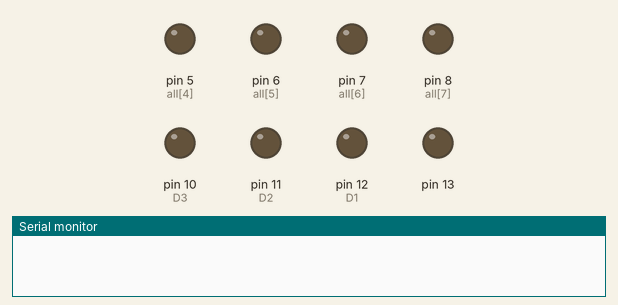
Recording of a sketch running on a simulated Arduino Uno, built with avr-gcc and run on an emulated ATmega328P. Shown: output pins drawn as LEDs (lit = HIGH), the last lines printed to the serial monitor. Random numbers use the default seed unless the sketch sets one; pins used as bus, display or sensor lines are not drawn.

Above: at 0.1 s.
At 13.59 s:
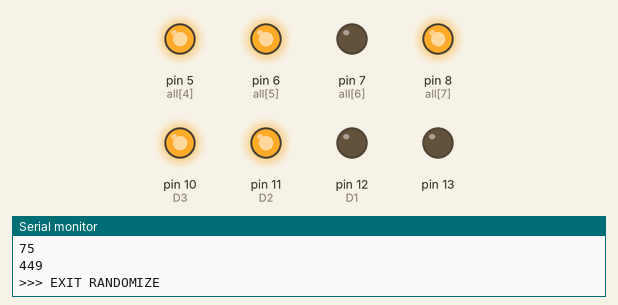
At 14.42 s:
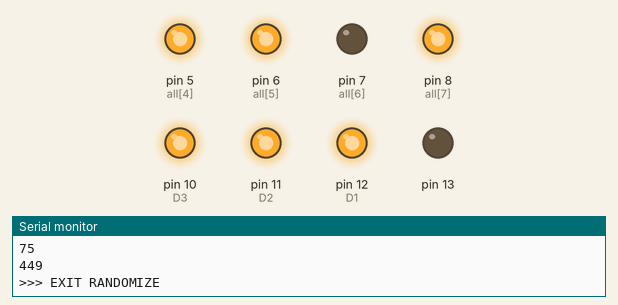
At 15.98 s:
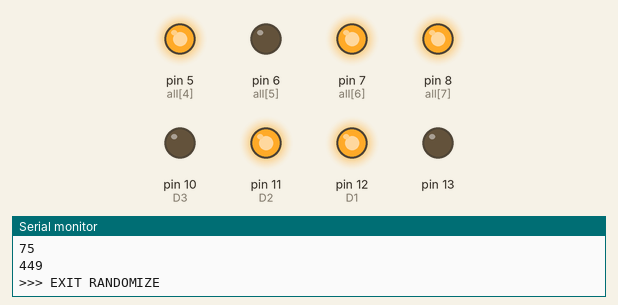
At 29.2 s:
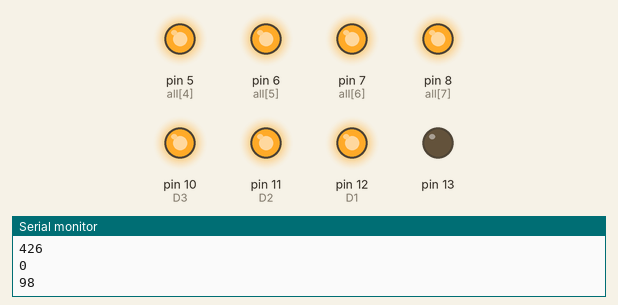
At 39.93 s:
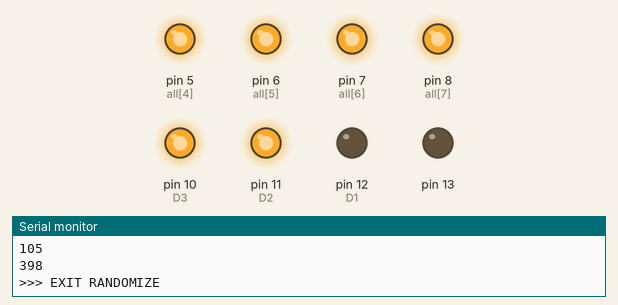
Timing chart, 0 to 40.0 s (numbered marks = the images above):
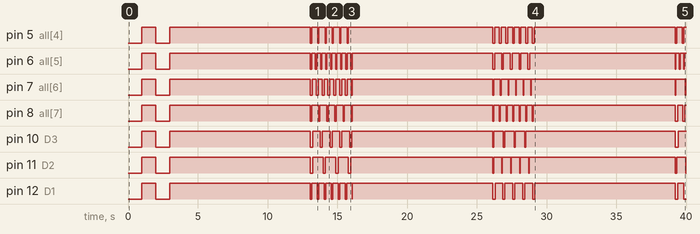

The sketch:

christmas_2020.ino
```cpp
/*
 * Christmas_2020 Arduino-controlled light show by Michael Schwartz.
 * The light show almost guaranteed to cause an aneurysm. I give
 * you permission to use it for purposes other than Christmas light
 * shows. Use at your own risk. Don't fry your relays!
 */

/* Duration of lights on (the "show"!) */
unsigned long showDuration = 3000;

/* Duration of Intermission between shows. */
unsigned long intermissionDuration = 10000;

/* Various light types to be aware of. */
enum light {flood, strand};

const unsigned long ONE_SEC = 1000;

// Elegoo 8 channel Relay module (relay to uno digital pins 12 to 5)
const int D1 = 12; // flood
const int D2 = 11; // flood
const int D3 = 10; // flood
const int D4 = 9;
const int D5 = 8;
const int D6 = 7;
const int D7 = 6;
const int D8 = 5;

// Used by the commonCascade. Might deprecate.
const int all[] = {D1, D2, D3, D4, D5, D6, D7, D8};
#define NUM_ALL (sizeof(all)/sizeof(char *))

struct event
{
  enum light type;
  int pin;
  unsigned long onDuration;
  unsigned long offDuration;
  unsigned long prevTime;
  int currState;
} dp[8];

#define NUM_EVENT_STRUCTS (sizeof(dp)/sizeof(dp[0]))

/* Possible light state of UNSET (in addition to HIGH, LOW) */
const int UNSET = -1;

void setup()
{
  Serial.begin(9600);

  dp[0].type = flood;
  dp[0].pin = D1;
  dp[0].onDuration = ONE_SEC;
  dp[0].offDuration = ONE_SEC;
  dp[0].prevTime = 0;
  dp[0].currState = UNSET;

  dp[1].type = flood;
  dp[1].pin = D2;
  dp[1].onDuration = ONE_SEC; //250;
  dp[1].offDuration = ONE_SEC; // 1000;
  dp[1].prevTime = 0;
  dp[1].currState = UNSET;

  dp[2].type = flood;
  dp[2].pin = D3;
  dp[2].onDuration = ONE_SEC; //400;
  dp[2].offDuration = ONE_SEC; //1500;
  dp[2].prevTime = 0;
  dp[2].currState = UNSET;

  dp[3].type = strand;
  dp[3].pin = D4;
  dp[3].onDuration = ONE_SEC; //400;
  dp[3].offDuration = ONE_SEC; //875;
  dp[3].prevTime = 0;
  dp[3].currState = UNSET;

  dp[4].type = strand;
  dp[4].pin = D5;
  dp[4].onDuration = ONE_SEC; //50;
  dp[4].offDuration = ONE_SEC; //1500;
  dp[4].prevTime = 0;
  dp[4].currState = UNSET;

  dp[5].type = strand;
  dp[5].pin = D6;
  dp[5].onDuration = ONE_SEC; //300;
  dp[5].offDuration = ONE_SEC; //1200;
  dp[5].prevTime = 0;
  dp[5].currState = UNSET;

  dp[6].type = strand;
  dp[6].pin = D7;
  dp[6].onDuration = ONE_SEC; //225;
  dp[6].offDuration = ONE_SEC; //700;
  dp[6].prevTime = 0;
  dp[6].currState = UNSET;

  dp[7].type = strand;
  dp[7].pin = D8;
  dp[7].onDuration = ONE_SEC; //125;
  dp[7].offDuration = ONE_SEC; //400;
  dp[7].prevTime = 0;
  dp[7].currState = UNSET;

  for (int i = 0; i < sizeof(all); i++ ) {
    pinMode(all[i], OUTPUT);
  }
  flipAllPins(LOW);

  randomSeed(analogRead(0));
}

unsigned long prevShowStartTime = 0;
unsigned long currentTime = 0;
void loop()
{
  currentTime = millis();
  if (currentTime - prevShowStartTime >= showDuration) {
    flipAllPins(HIGH);
    randomizeEventTimings(dp, NUM_EVENT_STRUCTS);
    delay(intermissionDuration);
    prevShowStartTime = millis();
  }
  // TODO: Maybe randomize this order.
  // Roll own array shuffler since STL not great in Arduino (per Internets).

    handleState(dp[3]);
    handleState(dp[0]);
    handleState(dp[7]);
    handleState(dp[1]);
    handleState(dp[4]);
    handleState(dp[5]);
    handleState(dp[2]);
    handleState(dp[6]);
    handleState(dp[7]);
}

/*
   Sequentially turns on/off each pin (light), the starts over.
   Uses delay, so only good as it's own show.
*/
void commonCascade(unsigned long onDur, unsigned long offDur) {
  do {
    for (int i = 0; i < NUM_ALL; i++ ) {
      digitalWrite(all[i], HIGH);
      delay(onDur);
      digitalWrite(all[i], LOW);
      delay(offDur);
    }
  } while (true);
}

/* Easily set all PINS to LOW or HIGH. */
void flipAllPins(int value) {
  for (int i = 0; i < NUM_EVENT_STRUCTS; i++ ) {
    digitalWrite(dp[i].pin, value);
    dp[i].currState = value;
  }
}

/* Set all pins to LOW (OFF).
    TODO: Define proper interface sans globals.
*/
void setPinsLow() {
  for (int i = 0; i < NUM_EVENT_STRUCTS; i++ ) {
    digitalWrite(dp[i].pin, LOW);
    dp[i].currState = LOW;
  }
}

/* Reset event ON/OFF durations to random values,
 *  recognizing strand vs floods (they should be different).
 */
void randomizeEventTimings(event arr[], int size){
  Serial.println(">>> START RANDOMIZE");
  for (int i=0; i<size; i++){
    if (arr[i].type == flood) {
      arr[i].onDuration = random(25, 200);
      arr[i].offDuration = random(250, 750);
    } else if  (arr[i].type == strand) {
      arr[i].onDuration = random(25, 200);
      arr[i].offDuration = random(250, 750);
    }
    Serial.println(arr[i].type);
    Serial.println(arr[i].onDuration);
    Serial.println(arr[i].offDuration);
  }
  Serial.println(">>> EXIT RANDOMIZE");
}

/* Set all pins to HIGH (ON).
    TODO: Define proper interface sans globals.
*/
void setPinsHigh() {
  for (int i = 0; i < NUM_EVENT_STRUCTS; i++ ) {
    digitalWrite(dp[i].pin, HIGH);
    dp[i].currState = HIGH;
  }
}

/* Handle state change of each pin (light) structure. */
void handleState(event& e) {
  unsigned long currentTime = millis();

  // OFF to ON
  if ((e.currState == LOW || e.currState == UNSET) &&
      currentTime - e.prevTime >= e.onDuration) {
    digitalWrite(e.pin, HIGH);
    e.currState = HIGH;
    e.prevTime = millis();
  }

  // ON to OFF
  if (e.currState == HIGH &&
      currentTime - e.prevTime >= e.offDuration) {
    digitalWrite(e.pin, LOW);
    e.currState = LOW;
    e.prevTime = millis();
  }
}
```

Measured:
- by itself, pin 6 (all[5]): LOW → HIGH at 1.0 s, → LOW 1.0 s later, → HIGH 1.0 s later, → LOW 10.1 s later, … (37 changes in this stretch)
- by itself, pin 7 (all[6]): LOW → HIGH at 1.0 s, → LOW 1.0 s later, → HIGH 1.0 s later, → LOW 10.1 s later, … (35 changes in this stretch)
- by itself, pin 8 (all[7]): LOW → HIGH at 1.0 s, → LOW 1.0 s later, → HIGH 1.0 s later, → LOW 10.1 s later, … (33 changes in this stretch)
- by itself, pin 10 (D3): LOW → HIGH at 1.0 s, → LOW 1.0 s later, → HIGH 1.0 s later, → LOW 10.1 s later, … (23 changes in this stretch)
- by itself, pin 11 (D2): LOW → HIGH at 1.0 s, → LOW 1.0 s later, → HIGH 1.0 s later, → LOW 10.1 s later, … (24 changes in this stretch)
- by itself, pin 12 (D1): LOW → HIGH at 1.0 s, → LOW 1.0 s later, → HIGH 1.0 s later, → LOW 10.1 s later, … (30 changes in this stretch)
